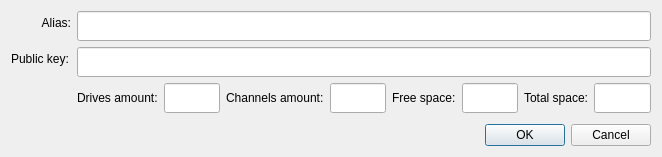
<?xml version="1.0" encoding="UTF-8"?>
<ui version="4.0">
 <class>ReplicatorInfoDialog</class>
 <widget class="QDialog" name="ReplicatorInfoDialog">
  <property name="geometry">
   <rect>
    <x>0</x>
    <y>0</y>
    <width>662</width>
    <height>157</height>
   </rect>
  </property>
  <property name="windowTitle">
   <string>Dialog</string>
  </property>
  <layout class="QVBoxLayout" name="verticalLayout">
   <item>
    <layout class="QFormLayout" name="formLayout">
     <item row="0" column="1">
      <widget class="QLineEdit" name="alias">
       <property name="minimumSize">
        <size>
         <width>0</width>
         <height>30</height>
        </size>
       </property>
      </widget>
     </item>
     <item row="1" column="1">
      <widget class="QLineEdit" name="publicKey">
       <property name="minimumSize">
        <size>
         <width>450</width>
         <height>30</height>
        </size>
       </property>
      </widget>
     </item>
     <item row="2" column="1">
      <layout class="QHBoxLayout" name="horizontalLayout">
       <item>
        <layout class="QHBoxLayout" name="horizontalLayout_3">
         <item>
          <widget class="QLabel" name="label_3">
           <property name="text">
            <string>Drives amount:</string>
           </property>
          </widget>
         </item>
         <item>
          <widget class="QLineEdit" name="drivesAmount">
           <property name="minimumSize">
            <size>
             <width>45</width>
             <height>30</height>
            </size>
           </property>
          </widget>
         </item>
         <item>
          <widget class="QLabel" name="label_5">
           <property name="text">
            <string>Channels amount:</string>
           </property>
          </widget>
         </item>
         <item>
          <widget class="QLineEdit" name="channelsAmount">
           <property name="minimumSize">
            <size>
             <width>0</width>
             <height>30</height>
            </size>
           </property>
          </widget>
         </item>
        </layout>
       </item>
       <item>
        <layout class="QHBoxLayout" name="horizontalLayout_2">
         <item>
          <widget class="QLabel" name="label_4">
           <property name="text">
            <string>Free space:</string>
           </property>
          </widget>
         </item>
         <item>
          <widget class="QLineEdit" name="freeSpace">
           <property name="minimumSize">
            <size>
             <width>0</width>
             <height>30</height>
            </size>
           </property>
          </widget>
         </item>
         <item>
          <widget class="QLabel" name="label_6">
           <property name="text">
            <string>Total space:</string>
           </property>
          </widget>
         </item>
         <item>
          <widget class="QLineEdit" name="totalSpace">
           <property name="minimumSize">
            <size>
             <width>0</width>
             <height>30</height>
            </size>
           </property>
          </widget>
         </item>
        </layout>
       </item>
      </layout>
     </item>
     <item row="0" column="0">
      <layout class="QHBoxLayout" name="horizontalLayout_5">
       <item>
        <widget class="QLabel" name="label">
         <property name="minimumSize">
          <size>
           <width>60</width>
           <height>0</height>
          </size>
         </property>
         <property name="text">
          <string>Alias:</string>
         </property>
         <property name="alignment">
          <set>Qt::AlignRight|Qt::AlignTrailing|Qt::AlignVCenter</set>
         </property>
        </widget>
       </item>
      </layout>
     </item>
     <item row="1" column="0">
      <layout class="QHBoxLayout" name="horizontalLayout_6">
       <item>
        <widget class="QLabel" name="label_2">
         <property name="minimumSize">
          <size>
           <width>60</width>
           <height>0</height>
          </size>
         </property>
         <property name="text">
          <string>Public key:</string>
         </property>
        </widget>
       </item>
      </layout>
     </item>
    </layout>
   </item>
   <item>
    <widget class="QDialogButtonBox" name="buttonBox">
     <property name="orientation">
      <enum>Qt::Horizontal</enum>
     </property>
     <property name="standardButtons">
      <set>QDialogButtonBox::Cancel|QDialogButtonBox::Ok</set>
     </property>
    </widget>
   </item>
  </layout>
 </widget>
 <resources/>
 <connections>
  <connection>
   <sender>buttonBox</sender>
   <signal>accepted()</signal>
   <receiver>ReplicatorInfoDialog</receiver>
   <slot>accept()</slot>
   <hints>
    <hint type="sourcelabel">
     <x>248</x>
     <y>254</y>
    </hint>
    <hint type="destinationlabel">
     <x>157</x>
     <y>274</y>
    </hint>
   </hints>
  </connection>
  <connection>
   <sender>buttonBox</sender>
   <signal>rejected()</signal>
   <receiver>ReplicatorInfoDialog</receiver>
   <slot>reject()</slot>
   <hints>
    <hint type="sourcelabel">
     <x>316</x>
     <y>260</y>
    </hint>
    <hint type="destinationlabel">
     <x>286</x>
     <y>274</y>
    </hint>
   </hints>
  </connection>
 </connections>
</ui>
